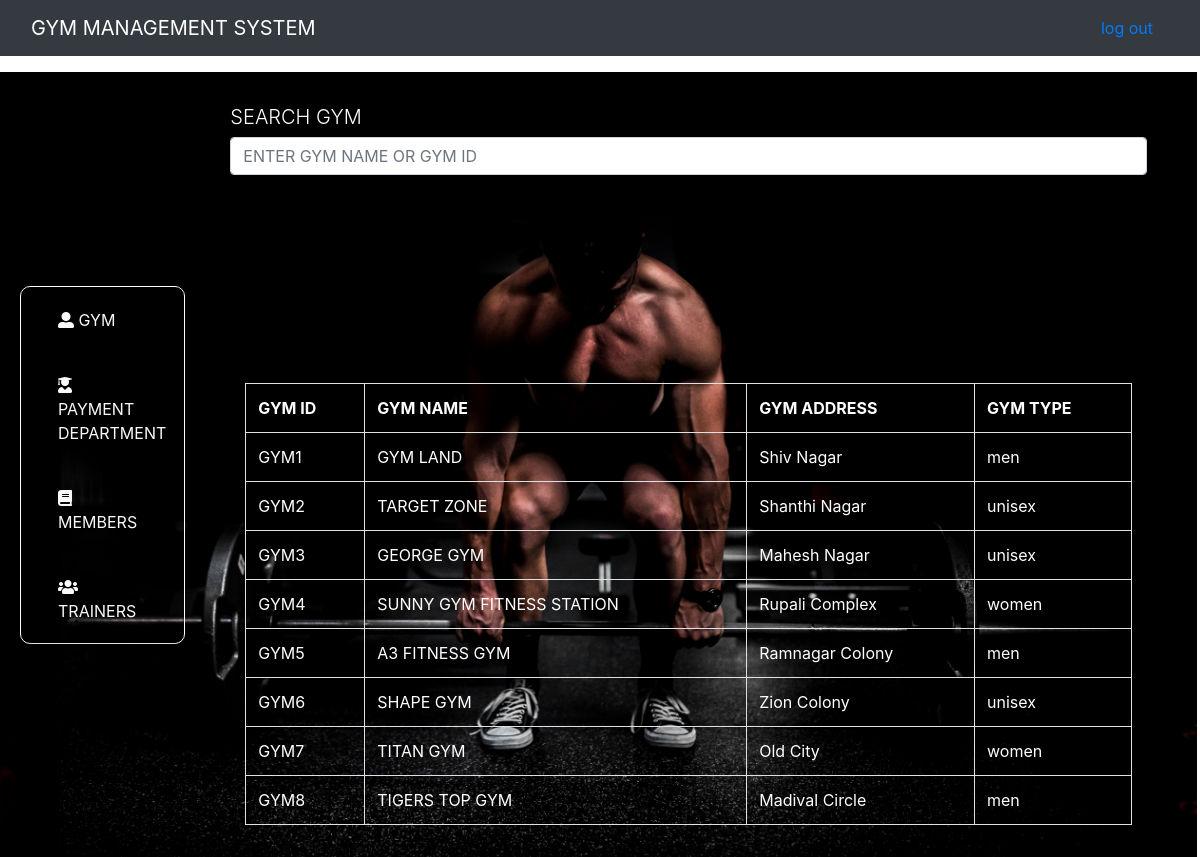
Screenshot of /home.php?info=manage_gym (signed in) with the database file from the repository.
### tables this page shows
CREATE TABLE `gym` (
  `gym_id` varchar(20) NOT NULL,
  `gym_name` varchar(30) NOT NULL,
  `address` varchar(150) NOT NULL,
  `type` varchar(20) NOT NULL
);

### manage_gym.php (the view)
<div class="container">
	<form class="form-group mt-3" method="post" action="home.php?info=gym_search">
		<h3 class="lead">SEARCH GYM</h3>
		<input type="text" name="name" class="form-control" placeholder="ENTER GYM NAME OR GYM ID">
	</form>
	<div class="container">
		<table class="table table-bordered table-hover">
			<tr>
				<th>GYM ID</th>
				<th>GYM NAME</th>
				<th>GYM ADDRESS</th>
				<th>GYM TYPE</th>
			</tr>
			<?php
           require('db.php');
$all="SELECT * FROM gym";
$all_query=mysqli_query($conn,$all);
if (mysqli_num_rows($all_query) > 0) {
    while($row = mysqli_fetch_assoc($all_query)) {
       echo "<tr>";
		echo "<td>".$row['gym_id']."</td>";
		echo "<td>".$row['gym_name']."</td>";
		echo "<td>".$row['address']."</td>";
		echo "<td>".$row['type']."</td>";
		echo "</tr><br>";
    }
} else {
    echo "0 results";
}
?>
		</table>
	</div>
</div>

### home.php (shortened to what this page needs)
<!DOCTYPE html>
<html>
<head>
  <link rel="stylesheet" href="https://maxcdn.bootstrapcdn.com/bootstrap/4.1.3/css/bootstrap.min.css">
  <link rel="stylesheet" href="https://use.fontawesome.com/releases/v5.3.1/css/all.css">
  <link rel="stylesheet" href="style.css">
</head>
<body>
	<nav class="navbar navbar-expand-md bg-dark navbar-dark">
		<div class="container-fluid">
  <a class="navbar-brand" href="home.php">GYM MANAGEMENT SYSTEM</a>
  <a href="logout.php" class=" nav nav-link">log out</a>
</div>
</nav>
<div class="row mt-3" id="hero">
  <div class="col-2">
    <div id="accordion">
    <div class="list-group">
      <div class="list-group-item">
        <a class="collapsed nav-link text-light" data-toggle="collapse" href="#collapseTwo">
        <i class="fas fa-user-alt"></i>  GYM</a>
      </div>
      <div class="list-group-item bg-dark">
        <a class="collapsed nav-link text-light" data-toggle="collapse" href="#collapseThree">
          <i class="fas fa-user-graduate"></i>   PAYMENT DEPARTMENT
        </a>
      </div>
         <div class="list-group-item bg-dark">
        <a class="collapsed nav-link text-light" data-toggle="collapse" href="#collapsefive">
        <i class="fas fa-book"></i>  MEMBERS</a>
      </div>
         <div class="list-group-item bg-dark">
        <a class="collapsed nav-link text-light" data-toggle="collapse" href="#collapsesix">
        <i class="fas fa-users"></i> TRAINERS</a>
      </div>
    </div>
</div>
  </div>
  <div class="col-10">
<?php
@$info=$_GET['info'];
if ($info!=="") {
             if ($info=="add_gym") {
             include('add_gym.php');
                }
             else if($info=="add_payment")
             {
             include('add_payment.php');
             }
             elseif ($info=="manage_payment") {
               include ('manage_payment.php');
             }elseif ($info=="add_member") {
               include ('add_member.php');
             }elseif ($info=="manage_member") {
               include ('manage_member.php');
             }elseif ($info=="add_trainer") {
               include ('add_trainer.php');
             }elseif ($info=="manage_trainer") {
               include ('manage_trainer.php');
             }elseif ($info=="manage_gym") {
               include ('manage_gym.php');
             }elseif ($info=="update_payment") {
               include ('update_payment.php');
             }elseif ($info=="delete_payment") {
               include ('delete_payment.php');
             }elseif ($info=="update_gym") {
               include ('update_gym.php');
             }elseif ($info=="delete_gym") {
               include ('delete_gym.php');
             }elseif ($info=="update_member") {
               include ('update_member.php');
             }elseif ($info=="delete_member") {
               include ('delete_member.php');
             }elseif ($info=="update_trainer") {
               include ('update_trainer.php');
             }elseif ($info=="delete_trainer") {
               include ('delete_trainer.php');
             }elseif ($info=="change_password") {
               include ('change_password.php');
             }elseif ($info=="gym_search") {
               include ('gym_search.php');
             }elseif ($info=="member_search") {
               include ('member_search.php');
             }elseif ($info=="payment_search") {
               include ('payment_search.php');
             }elseif ($info=="trainer_search") {
               include ('trainer_search.php');
             }
             }
?>
</div>
</div>
</body>
</html>

### style.css (style rules this page uses)
.navbar { Width: 100%; }
.list-group { border: 1px solid rgb(255, 255, 255); border-radius: 10px; }
.list-group-item { background-color: transparent !important; }
#hero { background-image: url('gym_bg.jpg'); width: 101%; height: 785px; background-size: cover; background-repeat: no-repeat; background-position: center; display: flex; justify-content: space-between; align-items: center; padding: 0 20px; }
h3 { color:white; }
.mt-3 { color:white; }

### rows the page displays
gym: gym_id "GYM1", gym_name "GYM LAND", address "Shiv Nagar", type "men"
gym: gym_id "GYM2", gym_name "TARGET ZONE", address "Shanthi Nagar", type "unisex"
gym: gym_id "GYM3", gym_name "GEORGE GYM", address "Mahesh Nagar", type "unisex"
gym: gym_id "GYM4", gym_name "SUNNY GYM FITNESS STATION", address "Rupali Complex", type "women"
gym: gym_id "GYM5", gym_name "A3 FITNESS GYM", address "Ramnagar Colony", type "men"
gym: gym_id "GYM6", gym_name "SHAPE GYM", address "Zion Colony", type "unisex"
gym: gym_id "GYM7", gym_name "TITAN GYM", address "Old City", type "women"
gym: gym_id "GYM8", gym_name "TIGERS TOP GYM", address "Madival Circle", type "men"
